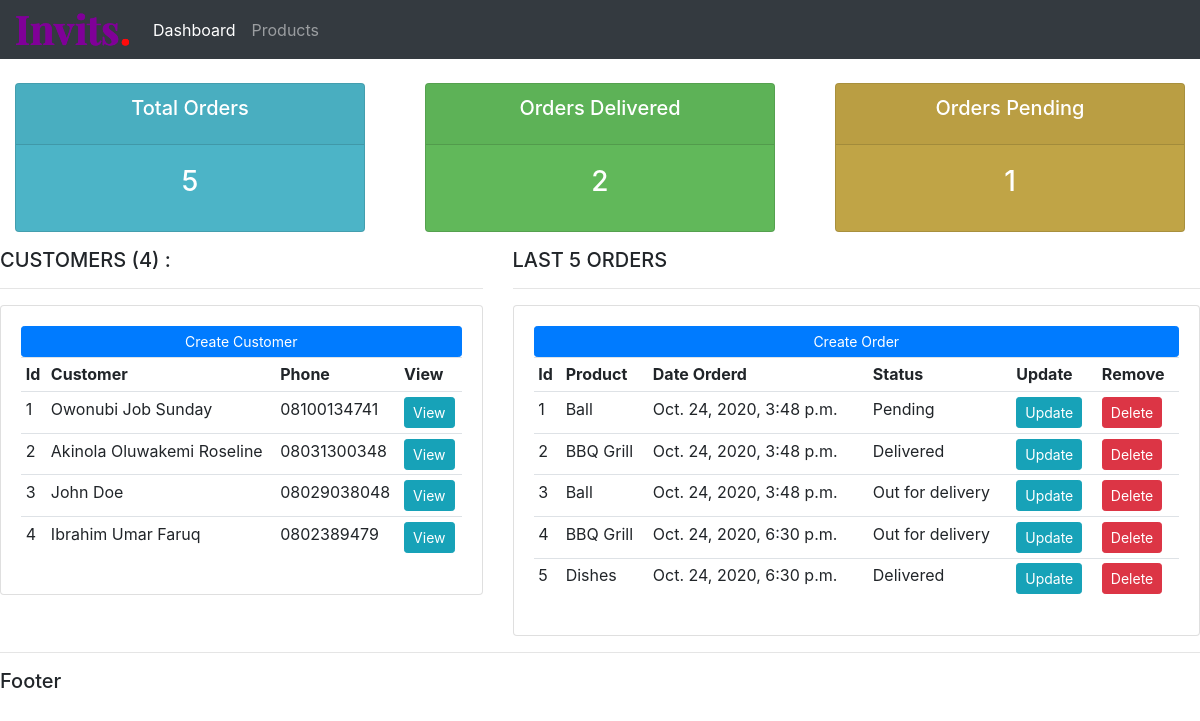
Before: / with the older database file.
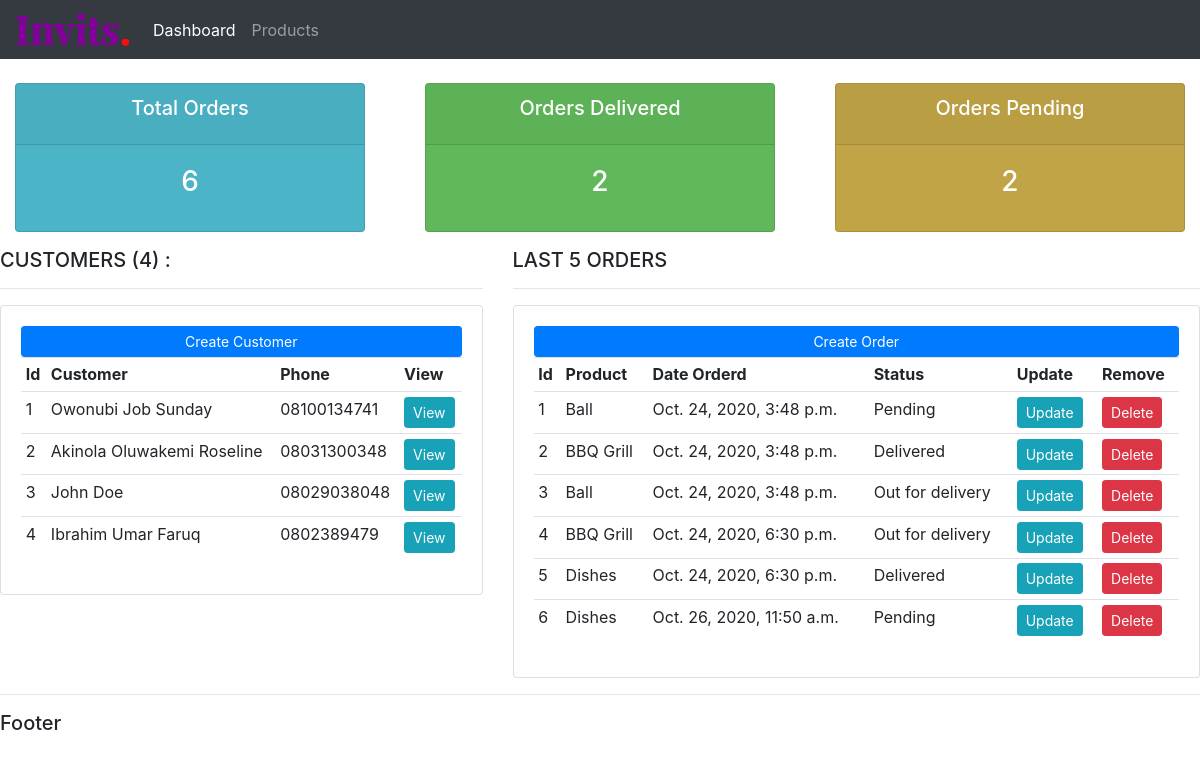
After: the same page with the newer database file.
### account/models.py (models this page shows, shortened)
class Customer(models.Model):
    name = models.CharField(max_length=50, null=True)
    phone = models.CharField(max_length=15, null=True)
    email = models.EmailField(null=True)
    date_created = models.DateTimeField(auto_now_add=True)

class Order(models.Model):
    STATUS = [
        ('Pending', 'Pending'),
        ('Out for delivery', 'Out for delivery'),
        ('Delivered', 'Delivered')
    ]
    customer = models.ForeignKey(
        Customer, null=True, on_delete=models.SET_NULL)
    product = models.ForeignKey(Product, null=True, on_delete=models.SET_NULL)
    status = models.CharField(max_length=18, choices=STATUS)
    date_created = models.DateTimeField(auto_now_add=True)

class Product(models.Model):
    CATEGORY = [
        ('Indoor', 'Indoor'),
        ('Out Door', 'Out Door')
    ]
    name = models.CharField(max_length=50, null=True)
    price = models.FloatField()
    category = models.CharField(max_length=50, null=True, choices=CATEGORY)
    description = models.TextField(null=True, blank=True)
    tags = models.ManyToManyField(Tag)
    date_created = models.DateTimeField(auto_now_add=True)
    def __str__(self):
        return self.name

### account/views.py (the view)
# urls.py: path('', views.home, name='home'),
def home(request):
    orders = Order.objects.all()
    customers = Customer.objects.all()
    total_customers = customers.count()
    total_orders = orders.count()
    delivered = orders.filter(status='Delivered').count()
    pending = orders.filter(status='Pending').count()
    context = {
        'orders': orders,
        'customers': customers,
        'total_customers': total_customers,
        'total_orders': total_orders,
        'delivered': delivered,
        'pending': pending
    }
    return render(request, "account/dashboard.html", context)

### account/templates/account/dashboard.html
{% extends 'account/main.html' %}
{% block content %}
{%  include 'account/status.html' %}
<div class="row">
	<div class="col-md-5">
		<h5>CUSTOMERS ({{ total_customers }}) :</h5>
		<hr>
		<div class="card card-body">
			<a class="btn btn-primary  btn-sm btn-block" href="">Create Customer</a>
			<table class="table table-sm">
				<tr>
					<th>Id</th>
					<th>Customer</th>
					<th>Phone</th>
					<th>View</th>
				</tr>
{% for customer in customers  %}
<tr>
  <td>{{ forloop.counter }}</td>
  <td>{{ customer.name }}</td>
  <td>{{ customer.phone }}</td>
  <td><a class='btn btn-sm btn-info' href="{% url 'customer' customer.id %}">View</a></td>
</tr>
{% endfor %}
			</table>
		</div>
	</div>
	<div class="col-md-7">
		<h5>LAST 5 ORDERS</h5>
		<hr>
		<div class="card card-body">
			<a class="btn btn-primary  btn-sm btn-block" href="{% url 'create_order' %}">Create Order</a>
			<table class="table table-sm">
				<tr>
                    <th>Id</th>
					<th>Product</th>
					<th>Date Orderd</th>
					<th>Status</th>
					<th>Update</th>
					<th>Remove</th>
				</tr>
        {% for order in  orders %}
        <tr>
            <td>{{ forloop.counter }}</td>
            <td>{{ order.product }}</td>
            <td>{{ order.date_created }}</td>
            <td>{{ order.status }}</td>
            <td><a class="btn btn-sm btn-info" href="#{{ order.id }}">Update</a></td>
            <td><a class="btn btn-sm btn-danger"  href="#{{ order.id }}">Delete</a></td>
        </tr>
        {% endfor %}
			</table>
		</div>
	</div>
</div>
{% endblock content %}

Changed rows visible on the page:
added Order: product "Dishes", date_created "Oct. 26, 2020, 11:50 a.m.", status "Pending"
Other visible differences:
{{ total_orders }}: "5" → "6"
{{ pending }}: "1" → "2"
